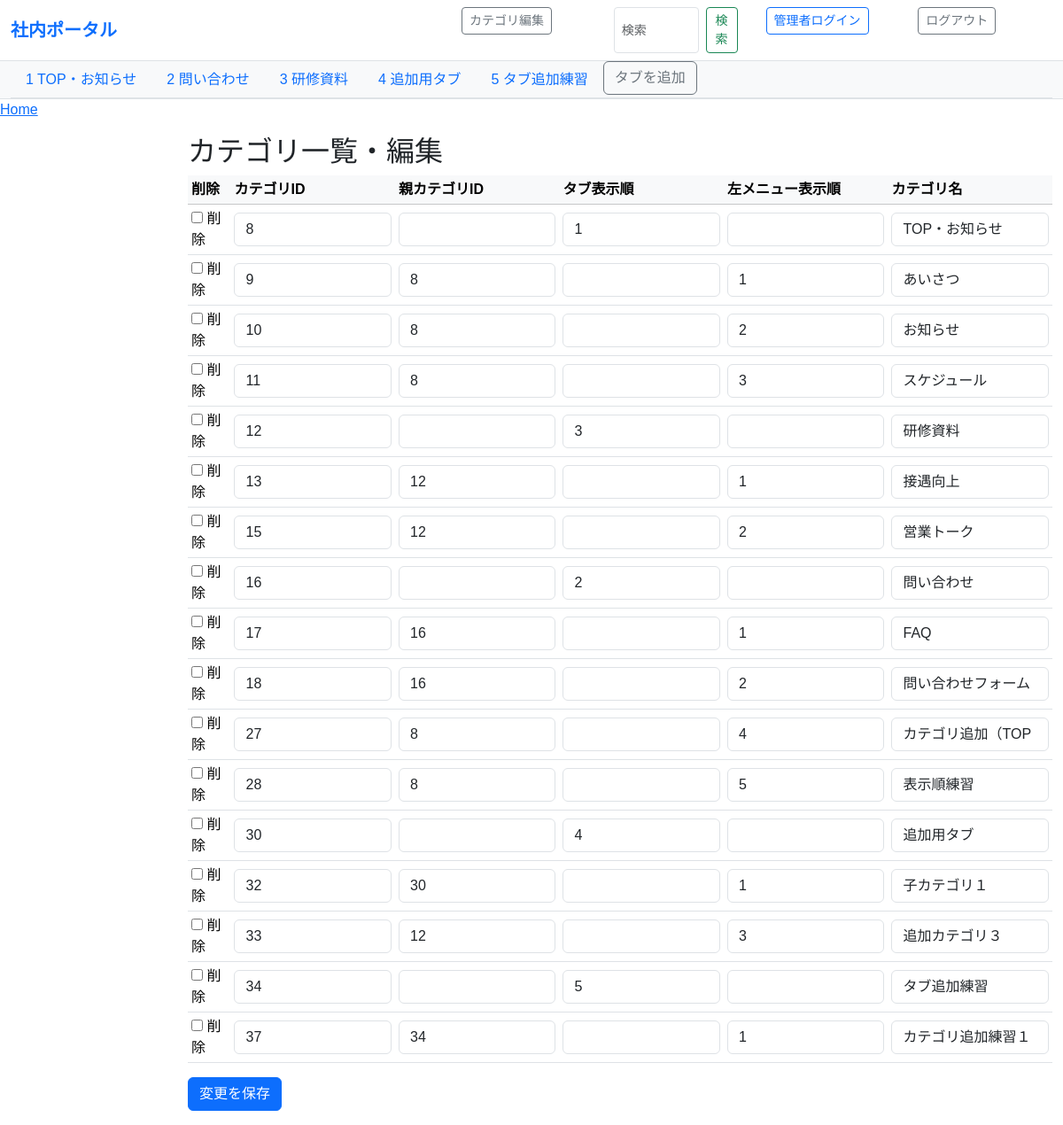
The page /category_edit/ (signed in) on the database as committed earlier.
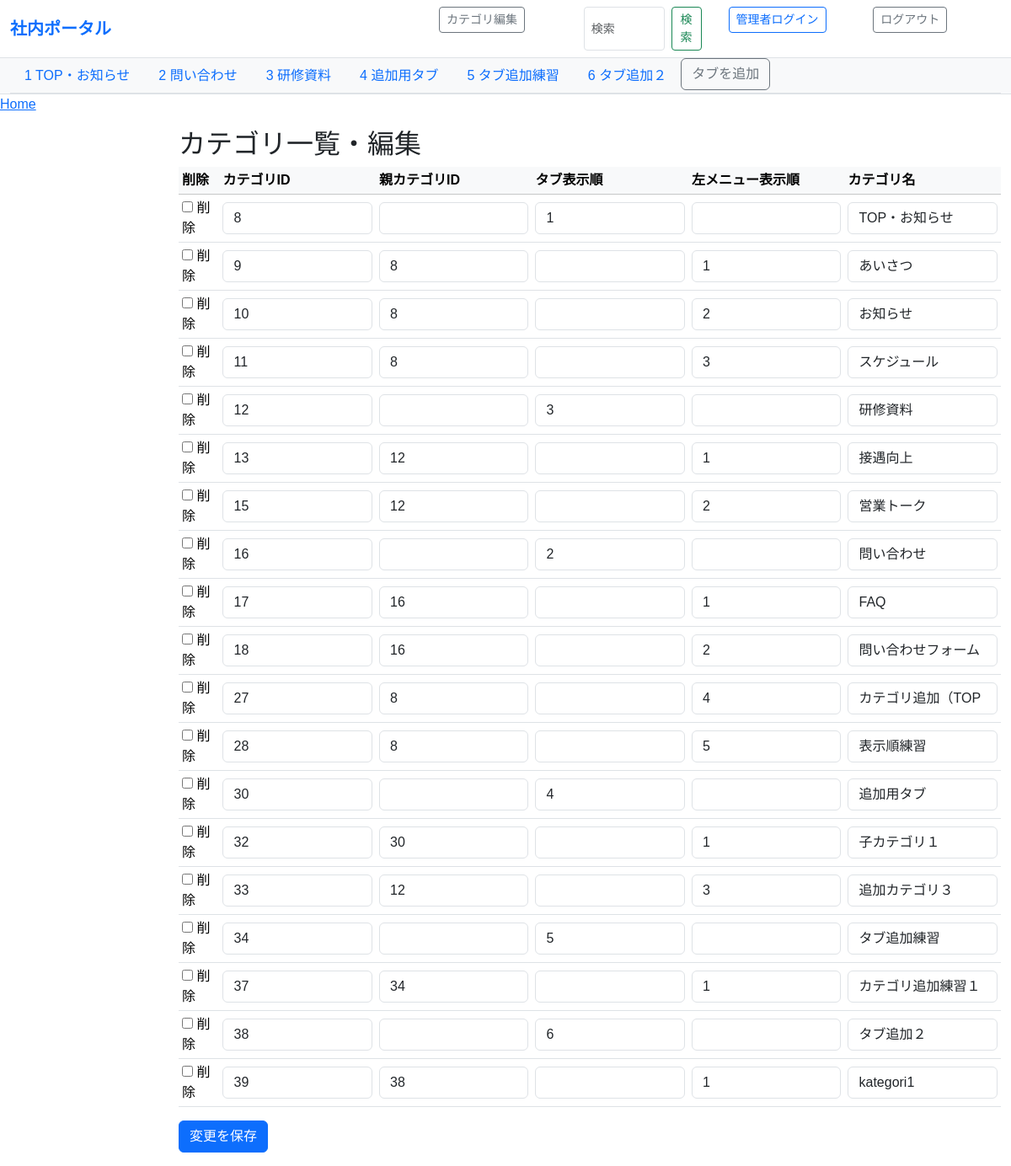
The same page on the database as committed later.
### share/models.py (models this page shows, shortened)
class Category(models.Model):
    id = models.AutoField(primary_key=True)
    name = models.CharField(
        verbose_name="カテゴリ名",
        max_length=100
    )
    parent_id = models.PositiveIntegerField(
        db_column="親カテゴリ",
        null=True, blank=True,
    )
    category_display_order_tabs = models.PositiveIntegerField(
        verbose_name="表示順(タブ)",
        null=True, blank=True,
    )
    category_display_order_leftmenues = models.PositiveIntegerField(
    verbose_name="表示順(左メニュー)",
    null=True, blank=True,
    )
    class Meta:
        db_table = "カテゴリ"
        verbose_name = "カテゴリ"
        verbose_name_plural = "カテゴリ"

### share/views.py (the view)
# urls.py: path("category_edit/", views.category_edit, name="category_edit"),
@login_required_custom
def category_edit(request):
    template_name = "category_edit.html"
    CategoryFormSet = modelformset_factory(
        Category,
        form=CategoryCreateForm,
        extra=0,  # 既存データのみ（新規行は作らない）
        can_delete=True  # 削除用チェックボックスを追加
    )
    if request.method == "POST":
        formset = CategoryFormSet(request.POST)
        print("POST内容:", request.POST)
        if formset.is_valid():
            formset.save()
            return redirect("parent_contents_default")
    else:
        formset = CategoryFormSet(queryset=Category.objects.all().order_by("id"))
        print("form errors", formset.errors)
    return render(request, template_name, {
        "formset": formset,
    })

### share/context_processors.py (called while the page is built)
def parent_categories(request):
    return {
        "parent_categories": Category.objects.filter(parent_id__isnull=True).order_by("category_display_order_tabs")
    }

def current_ids_processor(request):
    match = request.resolver_match
    if not match:
        return {}
    kwargs = match.kwargs
    return {
        "current_parent_id": kwargs.get("parent_id"),
        "current_category_id": kwargs.get("category_id"),
    }

### share/views.py (called while the page is built)
def login_required_custom(view_func):
    @wraps(view_func)
    def _wrapped_view(request, *args, **kwargs):
        if request.user.is_authenticated:
            return view_func(request, *args, **kwargs)
        else:
            return HttpResponse('不正な操作です', status=401) #不正な操作
    return _wrapped_view

### share/templates/category_edit.html (shortened to what this page needs)
{% extends "base.html" %}
{% block content %}
<h2>カテゴリ一覧・編集</h2>
<form method="post">
  <div class="table-responsive">
    <table class="table table-sm table-hover align-middle">
      <thead class="table-light">
        <tr>
          <th>削除</th>
          <th>カテゴリID</th>
           <th>親カテゴリID</th>
          <th>タブ表示順</th>
          <th>左メニュー表示順</th>
          <th>カテゴリ名</th>
        </tr>
      </thead>
      <tbody>
        {% for form in formset %}
          <tr>
            <td>{{ form.DELETE }} 削除</td>
            <td>{{ form.id }}</td>
            <td>{{ form.parent_id }}</td>
            <td>{{ form.category_display_order_tabs }}</td>
            <td>{{ form.category_display_order_leftmenues }}</td>
            <td>{{ form.name }}</td>
          </tr>
        {% empty %}
          <tr><td colspan="4" class="text-muted">カテゴリはありません</td></tr>
        {% endfor %}
      </tbody>
    </table>
  </div>
  <button type="submit" class="btn btn-primary">変更を保存</button>
</form>
{% endblock %}

### share/templates/base.html (shortened to what this page needs)
<!DOCTYPE html>
<html lang="ja">
<head>
  <link href="https://cdn.jsdelivr.net/npm/bootstrap@5.3.3/dist/css/bootstrap.min.css" rel="stylesheet">
</head>
<body>
  <nav class="navbar navbar-expand-lg navbar-light bg-white border-bottom sticky-top">
    <div class="container-fluid d-flex justify-content-between align-items-center">
      <a class="navbar-brand fw-bold text-primary" href="{% url 'parent_contents_default' %}">社内ポータル</a>
        <div class="d-flex gap-2">
        {% if user.is_authenticated %}
        <div class="container-fluid">
          <a href="{% url 'category_edit' %}" class="btn btn-outline-secondary btn-sm">カテゴリ編集</a>
        </div>
        {% endif %}
        <div class="container-fluid">
          <form class="d-flex" action="{% url 'search_results' %}" method="get">
            <input class="form-control form-control-sm me-2" type="search" name="q" placeholder="検索" aria-label="Search">
            <button class="btn btn-outline-success btn-sm" type="submit">検索</button>
          </form>
        </div>
        <div class="container-fluid">
          <form action="{% url 'login' %}" method="post">
            <input class="btn btn-outline-primary btn-sm" type="submit" value="管理者ログイン">
          </form>
        </div>
        <div class="container-fluid">
          <form action="{% url 'logout' %}" method="post">
            <input class="btn btn-outline-secondary btn-sm" type="submit" value="ログアウト">
          </form>
        </div>
      </div>
    </div>
  </nav>
  <div class="bg-light border-bottom">
    <div class="container-fluid">
      <ul class="nav nav-tabs">
        {% for cat in parent_categories %}
          <li class="nav-item">
            <a class="nav-link {% if parent and parent.id == cat.id %}active{% endif %}"
              href="{% url 'parent_contents' parent_id=cat.id %}">
              {% if user.is_authenticated %}
                {{cat.category_display_order_tabs}}
              {% endif %}
              {{ cat.name }}
            </a>
          </li>
          {% if user.is_authenticated %}
            {% if forloop.last %}
              <li class="nav-item">
                <a class="btn btn-outline-secondary" href="{% url 'category_add_tabs' %}">
                タブを追加
                </a>
              </li>
            {% endif %}
          {% endif %}
        {% empty %}
          <li class="nav-item text-muted small p-2">親カテゴリが未登録です</li>
        {% endfor %}
      </ul>
    </div>
  </div>
<nav aria-label="breadcrumb">
  <ol class="breadcrumb">
    <li class="breadcrumb-item"><a href={% url "parent_contents_default" %}>Home</a></li>
  </ol>
</nav>
  <main class="container-fluid my-3">
    <div class="row">
      <aside class="col-12 col-md-3 col-lg-2 mb-3">
      </aside>
      <section class="col-12 col-md-9 col-lg-10">
        {% block content %}{% endblock %}
      </section>
    </div>
  </main>
</body>
</html>

Rows that differ between the two databases and show on the page:
shown differently, row unchanged: Category "タブ追加練習": no longer shows "タブを追加"
added Category: category_display_order_tabs "6", name "タブ追加２", shows "タブを追加"
Other text that changed with them:
new list line: "☐ 削除 38  6  タブ追加２"
new list line: "☐ 削除 39 38  1 kategori1"
